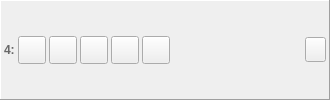
     <widget class="QFrame" name="horizontalFrame_4">
      <property name="enabled">
       <bool>true</bool>
      </property>
      <property name="sizePolicy">
       <sizepolicy hsizetype="Expanding" vsizetype="Fixed">
        <horstretch>0</horstretch>
        <verstretch>0</verstretch>
       </sizepolicy>
      </property>
      <property name="minimumSize">
       <size>
        <width>330</width>
        <height>0</height>
       </size>
      </property>
      <property name="contextMenuPolicy">
       <enum>Qt::ActionsContextMenu</enum>
      </property>
      <property name="autoFillBackground">
       <bool>false</bool>
      </property>
      <property name="frameShape">
       <enum>QFrame::Panel</enum>
      </property>
      <property name="frameShadow">
       <enum>QFrame::Raised</enum>
      </property>
      <layout class="QHBoxLayout" name="horizontalLayout_4">
       <property name="spacing">
        <number>3</number>
       </property>
       <property name="leftMargin">
        <number>3</number>
       </property>
       <property name="topMargin">
        <number>3</number>
       </property>
       <property name="rightMargin">
        <number>3</number>
       </property>
       <property name="bottomMargin">
        <number>3</number>
       </property>
       <item>
        <widget class="QLabel" name="label_10">
         <property name="enabled">
          <bool>true</bool>
         </property>
         <property name="sizePolicy">
          <sizepolicy hsizetype="Fixed" vsizetype="Fixed">
           <horstretch>0</horstretch>
           <verstretch>0</verstretch>
          </sizepolicy>
         </property>
         <property name="palette">
          <palette>
           <active>
            <colorrole role="WindowText">
             <brush brushstyle="SolidPattern">
              <color alpha="255">
               <red>104</red>
               <green>104</green>
               <blue>104</blue>
              </color>
             </brush>
            </colorrole>
           </active>
           <inactive>
            <colorrole role="WindowText">
             <brush brushstyle="SolidPattern">
              <color alpha="255">
               <red>104</red>
               <green>104</green>
               <blue>104</blue>
              </color>
             </brush>
            </colorrole>
           </inactive>
           <disabled>
            <colorrole role="WindowText">
             <brush brushstyle="SolidPattern">
              <color alpha="255">
               <red>120</red>
               <green>120</green>
               <blue>120</blue>
              </color>
             </brush>
            </colorrole>
           </disabled>
          </palette>
         </property>
         <property name="font">
          <font>
           <weight>75</weight>
           <bold>true</bold>
          </font>
         </property>
         <property name="text">
          <string>4:</string>
         </property>
         <property name="margin">
          <number>5</number>
         </property>
        </widget>
       </item>
       <item>
        <widget class="QToolButton" name="buttonMountDisk_4">
         <property name="enabled">
          <bool>true</bool>
         </property>
         <property name="minimumSize">
          <size>
           <width>28</width>
           <height>28</height>
          </size>
         </property>
         <property name="maximumSize">
          <size>
           <width>28</width>
           <height>28</height>
          </size>
         </property>
        </widget>
       </item>
       <item>
        <widget class="QToolButton" name="buttonMountFolder_4">
         <property name="enabled">
          <bool>true</bool>
         </property>
         <property name="minimumSize">
          <size>
           <width>28</width>
           <height>28</height>
          </size>
         </property>
         <property name="maximumSize">
          <size>
           <width>28</width>
           <height>28</height>
          </size>
         </property>
        </widget>
       </item>
       <item>
        <widget class="QToolButton" name="buttonSave_4">
         <property name="enabled">
          <bool>true</bool>
         </property>
         <property name="minimumSize">
          <size>
           <width>28</width>
           <height>28</height>
          </size>
         </property>
         <property name="maximumSize">
          <size>
           <width>28</width>
           <height>28</height>
          </size>
         </property>
         <property name="checkable">
          <bool>true</bool>
         </property>
        </widget>
       </item>
       <item>
        <widget class="QToolButton" name="autoSave_4">
         <property name="enabled">
          <bool>true</bool>
         </property>
         <property name="minimumSize">
          <size>
           <width>28</width>
           <height>28</height>
          </size>
         </property>
         <property name="maximumSize">
          <size>
           <width>28</width>
           <height>28</height>
          </size>
         </property>
         <property name="text">
          <string/>
         </property>
         <property name="checkable">
          <bool>false</bool>
         </property>
        </widget>
       </item>
       <item>
        <widget class="QToolButton" name="buttonEditDisk_4">
         <property name="enabled">
          <bool>true</bool>
         </property>
         <property name="minimumSize">
          <size>
           <width>28</width>
           <height>28</height>
          </size>
         </property>
         <property name="maximumSize">
          <size>
           <width>28</width>
           <height>28</height>
          </size>
         </property>
         <property name="checkable">
          <bool>false</bool>
         </property>
        </widget>
       </item>
       <item>
        <layout class="QVBoxLayout" name="verticalLayout_4">
         <property name="spacing">
          <number>0</number>
         </property>
         <property name="leftMargin">
          <number>5</number>
         </property>
         <property name="rightMargin">
          <number>5</number>
         </property>
         <item>
          <widget class="QLabel" name="labelFileName_4">
           <property name="enabled">
            <bool>true</bool>
           </property>
           <property name="sizePolicy">
            <sizepolicy hsizetype="Ignored" vsizetype="Fixed">
             <horstretch>0</horstretch>
             <verstretch>0</verstretch>
            </sizepolicy>
           </property>
           <property name="autoFillBackground">
            <bool>false</bool>
           </property>
           <property name="text">
            <string/>
           </property>
           <property name="textFormat">
            <enum>Qt::PlainText</enum>
           </property>
           <property name="wordWrap">
            <bool>false</bool>
           </property>
          </widget>
         </item>
         <item>
          <widget class="QLabel" name="labelImageProperties_4">
           <property name="enabled">
            <bool>true</bool>
           </property>
           <property name="sizePolicy">
            <sizepolicy hsizetype="Preferred" vsizetype="Fixed">
             <horstretch>0</horstretch>
             <verstretch>0</verstretch>
            </sizepolicy>
           </property>
           <property name="palette">
            <palette>
             <active>
              <colorrole role="WindowText">
               <brush brushstyle="SolidPattern">
                <color alpha="255">
                 <red>128</red>
                 <green>128</green>
                 <blue>128</blue>
                </color>
               </brush>
              </colorrole>
              <colorrole role="Mid">
               <brush brushstyle="SolidPattern">
                <color alpha="255">
                 <red>157</red>
                 <green>155</green>
                 <blue>144</blue>
                </color>
               </brush>
              </colorrole>
             </active>
             <inactive>
              <colorrole role="WindowText">
               <brush brushstyle="SolidPattern">
                <color alpha="255">
                 <red>128</red>
                 <green>128</green>
                 <blue>128</blue>
                </color>
               </brush>
              </colorrole>
              <colorrole role="Mid">
               <brush brushstyle="SolidPattern">
                <color alpha="255">
                 <red>157</red>
                 <green>155</green>
                 <blue>144</blue>
                </color>
               </brush>
              </colorrole>
             </inactive>
             <disabled>
              <colorrole role="WindowText">
               <brush brushstyle="SolidPattern">
                <color alpha="255">
                 <red>118</red>
                 <green>116</green>
                 <blue>108</blue>
                </color>
               </brush>
              </colorrole>
              <colorrole role="Mid">
               <brush brushstyle="SolidPattern">
                <color alpha="255">
                 <red>157</red>
                 <green>155</green>
                 <blue>144</blue>
                </color>
               </brush>
              </colorrole>
             </disabled>
            </palette>
           </property>
           <property name="textFormat">
            <enum>Qt::PlainText</enum>
           </property>
           <property name="alignment">
            <set>Qt::AlignLeading|Qt::AlignLeft|Qt::AlignVCenter</set>
           </property>
           <property name="wordWrap">
            <bool>false</bool>
           </property>
          </widget>
         </item>
        </layout>
       </item>
       <item>
        <widget class="QToolButton" name="buttonEject_4">
         <property name="enabled">
          <bool>true</bool>
         </property>
         <property name="minimumSize">
          <size>
           <width>21</width>
           <height>25</height>
          </size>
         </property>
         <property name="maximumSize">
          <size>
           <width>21</width>
           <height>25</height>
          </size>
         </property>
        </widget>
       </item>
      </layout>
     </widget>
